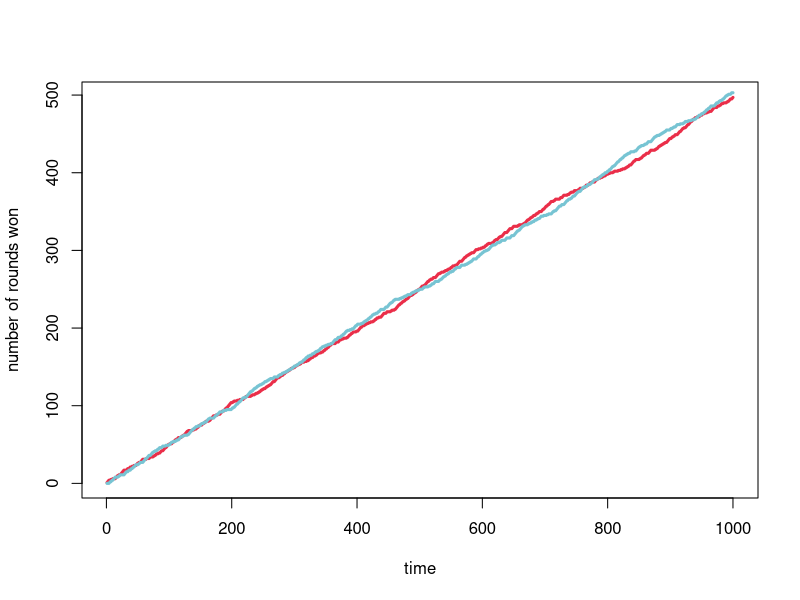
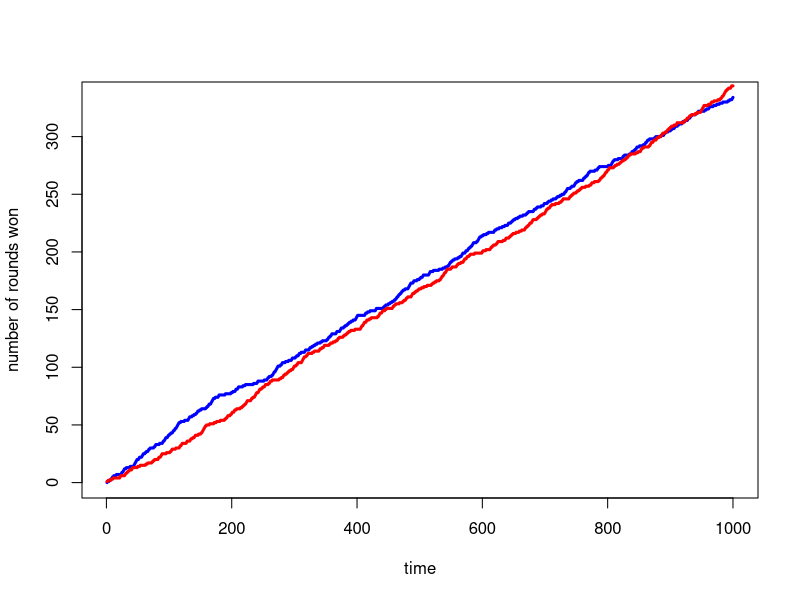
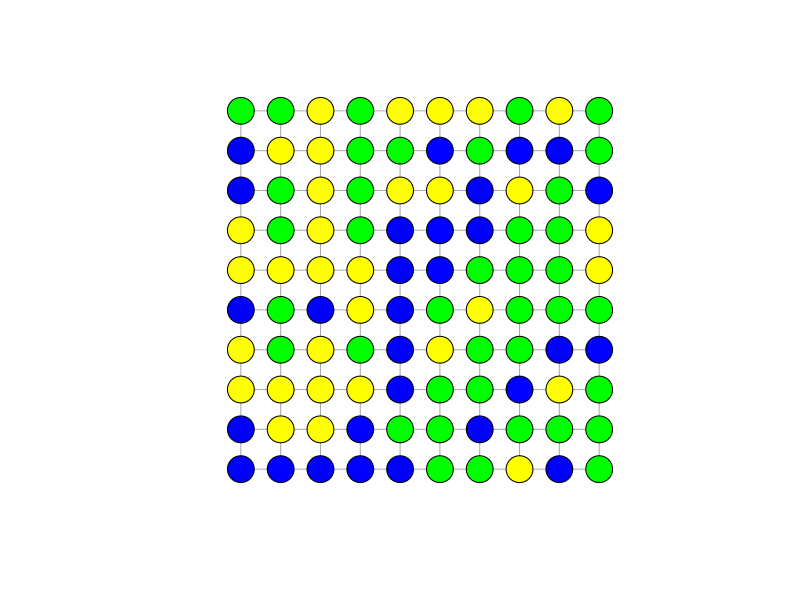
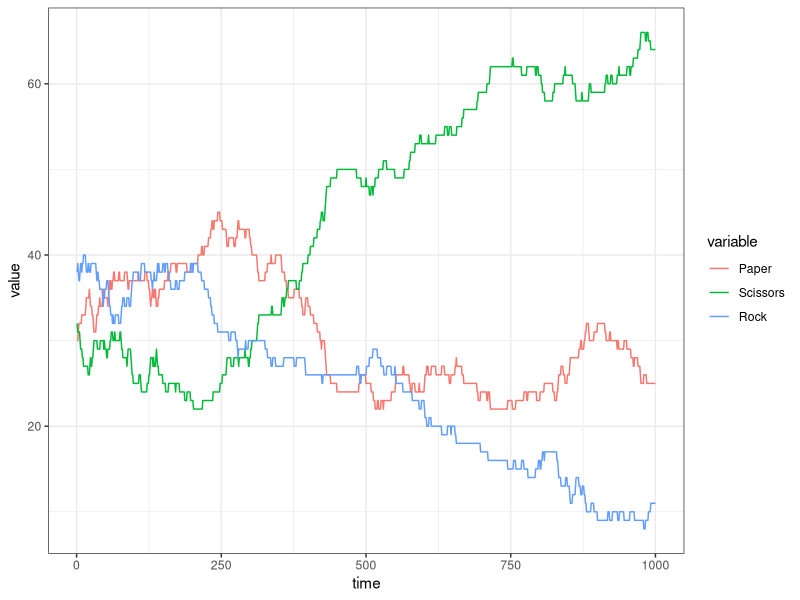
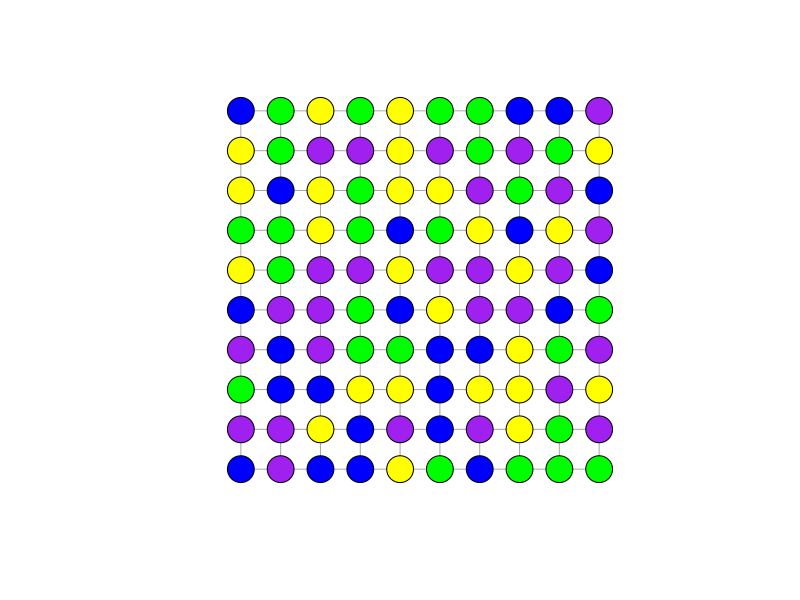
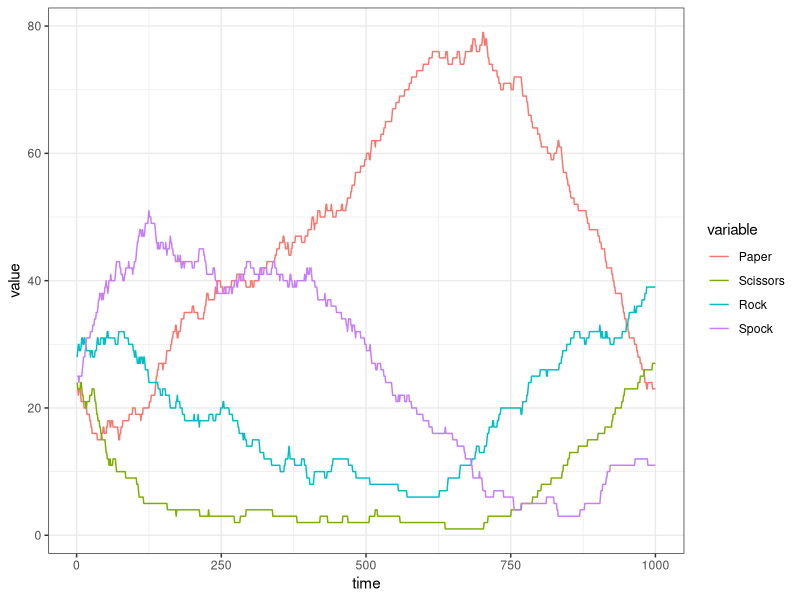

These charts were generated, in order, by the following R code:

## Agent Based Modelling in R ##

## So here we are going to explore how we can model agents (individuals with behaviors) in R
## The goal is to model the different possible behaviors and explore the outputs at a global level
## How does individual behavior influence population level outcomes ?

library(igraph)
library(reshape)
library(ggplot2)

setwd("C:/Users/hthierry/Desktop/Lunchinators_Hugo") ## Set directory

indDF <- data.frame(id=1:2, strategy=NA, num_wins=0) ## Here we create our agent from scratch (each line is an individual)
indDF

## We will model a game of Rock Paper Scissors


## This is the function allowing each individual to choose a strategy
chooseStrategy <- function(ind){
  strats <- sample(x=1:3, size=nrow(ind)) # 1:Paper, 2:Scissors, 3:Rock
  ind$strategy <- strats
  return(ind)
}


## This is the function allowing to individuals to play their strategy against each other
playStrategy <- function(ind){
  #If they chose the same strategy:
  if(ind$strategy[1]==ind$strategy[2]) {} else{
    #in the case that one chose Rock and the other paper:
    if(any(ind$strategy == 3) && any(ind$strategy == 1)){ 
      tmp <- ind[ind$strategy==1, "id"]
      ind[tmp,"num_wins"] <- ind[tmp,"num_wins"]+1
    }else{
      #for the two other cases, the better weapon wins:
      tmp <- which(ind[,"strategy"]==max(ind[,"strategy"]))
      ind[tmp,"num_wins"] <- ind[tmp,"num_wins"]+1 
    }
  }
  return(ind)
}


## function to initialize the game
setup <- function(){
  return(data.frame(id=1:2, strategy=NA, num_wins=0))
}

indDF <- setup()

## Here we make a loop, where they will play each other a 1000 times
for(i in 1:1000){
  indDF <- chooseStrategy(indDF)#; indDF
  indDF <- playStrategy(indDF)#; indDF
  i <- i+1
}
indDF

## This will allow you to follow how the score evolves at each game
rounds <- 1000
indDF <- setup()
dat <- matrix(NA, rounds, 2)
for(i in 1:rounds){
  indDF <- chooseStrategy(indDF)
  indDF <- playStrategy(indDF)
  dat[i,] <- indDF$num_wins
  i <- i+1
}
dat


## And now we can plot the data
plot(dat[,1], type='l', col='#EA2E49', lwd=3, xlab='time', ylab='number of rounds won')
lines(dat[,2], col='#77C4D3', lwd=3)



## Now we can explore behavior, what happens if a player always picks the same strategy
chooseStrategy2 <- function(ind){
  strats <- sample(x=1:3, size=1) # 1:Paper, 2:Scissors, 3:Rock
  ind$strategy[2] <- strats
  return(ind)
}


## Player 1 will keep the same strategy and player 2 will change
rounds <- 1000
repetitions <- 100
dat <- matrix(NA, rounds, 2)
res2 <- c()
for(j in 1:repetitions){
  indDF <- setup()
  indDF[1,"strategy"] <- sample(1:3,1)
  for(i in 1:rounds){
    indDF <- chooseStrategy2(indDF)
    indDF <- playStrategy(indDF)
    dat[i,] <- indDF$num_wins
    i <- i+1
  }
  res2 <- c(res2, which(indDF[,"num_wins"]==max(indDF[,"num_wins"])))
  j <- j+1
}

plot(dat[,1], type='l', col='blue', lwd=3, xlab='time', ylab='number of rounds won')
lines(dat[,2], col='red', lwd=3)

## for comparison let's calculate the winning vector for both players switch strategies:
res1 <- c()
for(j in 1:repetitions){
  indDF <- setup()
  for(i in 1:rounds){
    indDF <- chooseStrategy(indDF)
    indDF <- playStrategy(indDF)
    dat[i,] <- indDF$num_wins
    i <- i+1
  }
  res1 <- c(res1, which(indDF[,"num_wins"]==max(indDF[,"num_wins"])))
  j <- j+1
}

## and the winner is:
t.test(res1,res2)

## No significant difference between playing the same strategy and varying


############## Lets spatialize this, with a network approach
## I can only play with my neighbors, and if I lose, I'll take my neihgbors strategy


# size of the lattice
sidelength<-10 
# creating an empty data.frame to store data
stat<-data.frame()
# creating a lattice network using the igraph package
l<-graph.lattice(length=sidelength,dim=2)
# now every individual chooses a strategy at random
V(l)$weapon<-sample(c(1:3), size=length(V(l)), replace=T)
# for a nicer visualisation lets colour the different options
V(l)[weapon==1]$color<-'blue' # Paper
V(l)[weapon==2]$color<-'yellow' # Scissors
V(l)[weapon==3]$color<-'green' # Rock
# and this is what it looks like:
plot(l, layout=as.matrix(expand.grid(1:sidelength, 1:sidelength)), vertex.label=NA)

for(t in 1:1000){
  # pick a random agent ...
  from <- as.numeric(sample(V(l), 1)) # or sample(sidelength^2,1)
  # who are its neighbours?
  nei<-neighbors(l, v=from, mode='all')
  
  # if there is only one weapon type left
  if(length(unique(V(l)$weapon))==1) {
    # we can either stop the simulation
    stop(paste(c('Paper','Scissors','Rock')[unique(V(l)$weapon)], 'has won the game after',t,'rounds!'))
    # or we let the selected individual choose a different strategy to let the dynamics go on
    # V(l)$weapon[from]<-sample((1:3)[1:3!=as.numeric(V(l)$weapon[from])], 1)
  } else {
    # ... and one of its neighbours
    to <- sample(nei, 1) 
    fromto<-c(from,to)
    w<-as.numeric(V(l)$weapon[fromto])
    # if both choices are equal, nothing happens:
    if(w[1]==w[2]) {} else{ 
      # in the case that one chooses Rock and the other Paper, Paper wins:
      if(max(w) == 3 && min(w) ==1) { 
        V(l)$weapon[fromto[w==3]] <- "1" 
      } 
      else{
        # for the two other cases, the better weapon wins:
        V(l)$weapon[fromto[w==min(w)]] <- V(l)$weapon[fromto[w==max(w)]]
      }
    } 
    
  }
  # let's record the individual abundance of each strategy
  stat<-rbind(stat, c(sum(V(l)$'weapon'=="1"), sum(V(l)$'weapon'=="2"), sum(V(l)$'weapon'=="3")))
  # plot(l, layout=as.matrix(expand.grid(1:sidelength, 1:sidelength)), vertex.label=NA)
}

names(stat)<-c("Paper","Scissors","Rock")
s<-melt(stat)
s$time<-1:nrow(stat)
ggplot(data=s, mapping=aes(x=time, y=value, col=variable)) + geom_line() + theme_bw() 


## How about adding a strategy ??
## We add the Spock strategy, Spock loses to Rock but wins against Paper and Scissors

# size of the lattice
sidelength<-10 
# creating an empty data.frame to store data
stat<-data.frame()
# creating a lattice network using the igraph package
l<-graph.lattice(length=sidelength,dim=2)
# now every individual chooses a strategy at random
V(l)$weapon<-sample(c(1,2,2.9,3), size=length(V(l)), replace=T)
# for a nicer visualisation lets colour the different options
V(l)[weapon==1]$color<-'blue' # Paper
V(l)[weapon==2]$color<-'yellow' # Scissors
V(l)[weapon==3]$color<-'green' # Rock
V(l)[weapon==2.9]$color<-'purple' # Spock
# and this is what it looks like:
plot(l, layout=as.matrix(expand.grid(1:sidelength, 1:sidelength)), vertex.label=NA)

for(t in 1:1000){
  # pick a random agent ...
  from <- as.numeric(sample(V(l), 1)) # or sample(sidelength^2,1)
  # who are its neighbours?
  nei<-neighbors(l, v=from, mode='all')
  
  # if there is only one weapon type left
  if(length(unique(V(l)$weapon))==1) {
    # we can either stop the simulation
    stop(paste(c('Paper','Scissors','Rock')[unique(V(l)$weapon)], 'has won the game after',t,'rounds!'))
    # or we let the selected individual choose a different strategy to let the dynamics go on
    # V(l)$weapon[from]<-sample((1:3)[1:3!=as.numeric(V(l)$weapon[from])], 1)
  } else {
    # ... and one of its neighbours
    to <- sample(nei, 1) 
    fromto<-c(from,to)
    w<-as.numeric(V(l)$weapon[fromto])
    # if both choices are equal, nothing happens:
    if(w[1]==w[2]) {} else{ 
      # in the case that one chooses Rock and the other Paper, Paper wins:
      if(max(w) == 3 && min(w) ==1) { 
        V(l)$weapon[fromto[w==3]] <- "1" 
      } 
      else{
        # for the two other cases, the better weapon wins:
        V(l)$weapon[fromto[w==min(w)]] <- V(l)$weapon[fromto[w==max(w)]]
      }
    } 
    
  }
  # let's record the individual abundance of each strategy
  stat<-rbind(stat, c(sum(V(l)$'weapon'=="1"), sum(V(l)$'weapon'=="2"), sum(V(l)$'weapon'=="2.9"), sum(V(l)$'weapon'=="3")))
  # you can also plot each individual network configuration
  # V(l)[weapon==1]$color<-'blue' # Paper
  # V(l)[weapon==2]$color<-'yellow' # Scissors
  # V(l)[weapon==3]$color<-'green' # Rock
  # V(l)[weapon==2.9]$color<-'purple' # Spock
  # plot(l, layout=as.matrix(expand.grid(1:sidelength, 1:sidelength)), vertex.label=NA)
}

names(stat)<-c("Paper","Scissors","Rock","Spock")
s<-melt(stat)
s$time<-1:nrow(stat)
ggplot(data=s, mapping=aes(x=time, y=value, col=variable)) + geom_line() + theme_bw() 
